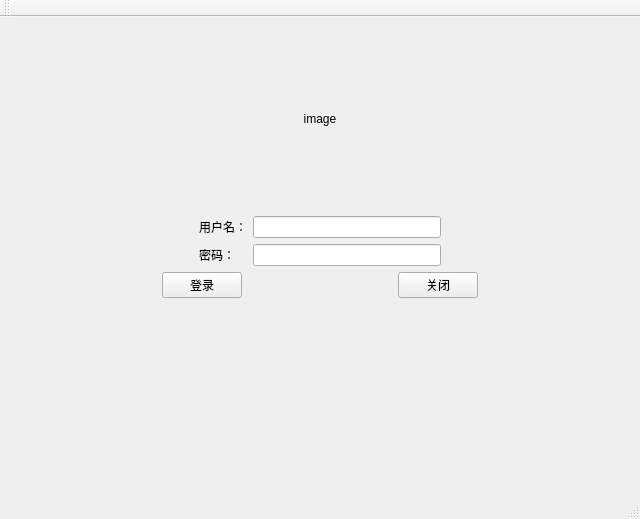
<?xml version="1.0" encoding="UTF-8"?>
<ui version="4.0">
 <class>MainWindow</class>
 <widget class="QMainWindow" name="MainWindow">
  <property name="geometry">
   <rect>
    <x>0</x>
    <y>0</y>
    <width>640</width>
    <height>519</height>
   </rect>
  </property>
  <property name="windowTitle">
   <string>MainWindow</string>
  </property>
  <widget class="QWidget" name="centralWidget">
   <layout class="QGridLayout" name="gridLayout_5">
    <item row="0" column="0">
     <layout class="QGridLayout" name="gridLayout_4">
      <item row="0" column="0">
       <spacer name="horizontalSpacer">
        <property name="orientation">
         <enum>Qt::Horizontal</enum>
        </property>
        <property name="sizeType">
         <enum>QSizePolicy::Fixed</enum>
        </property>
        <property name="sizeHint" stdset="0">
         <size>
          <width>90</width>
          <height>20</height>
         </size>
        </property>
       </spacer>
      </item>
      <item row="0" column="1">
       <widget class="QLabel" name="image_label">
        <property name="text">
         <string>image</string>
        </property>
        <property name="alignment">
         <set>Qt::AlignCenter</set>
        </property>
       </widget>
      </item>
      <item row="0" column="2">
       <spacer name="horizontalSpacer_2">
        <property name="orientation">
         <enum>Qt::Horizontal</enum>
        </property>
        <property name="sizeType">
         <enum>QSizePolicy::Fixed</enum>
        </property>
        <property name="sizeHint" stdset="0">
         <size>
          <width>90</width>
          <height>20</height>
         </size>
        </property>
       </spacer>
      </item>
     </layout>
    </item>
    <item row="1" column="0">
     <layout class="QGridLayout" name="gridLayout">
      <item row="0" column="0" rowspan="2">
       <spacer name="horizontalSpacer_3">
        <property name="orientation">
         <enum>Qt::Horizontal</enum>
        </property>
        <property name="sizeHint" stdset="0">
         <size>
          <width>106</width>
          <height>20</height>
         </size>
        </property>
       </spacer>
      </item>
      <item row="0" column="1">
       <widget class="QLabel" name="label">
        <property name="text">
         <string>用户名：</string>
        </property>
       </widget>
      </item>
      <item row="0" column="2">
       <widget class="QLineEdit" name="password"/>
      </item>
      <item row="0" column="3" rowspan="2">
       <spacer name="horizontalSpacer_4">
        <property name="orientation">
         <enum>Qt::Horizontal</enum>
        </property>
        <property name="sizeHint" stdset="0">
         <size>
          <width>40</width>
          <height>20</height>
         </size>
        </property>
       </spacer>
      </item>
      <item row="1" column="1">
       <widget class="QLabel" name="label_2">
        <property name="text">
         <string>密码：</string>
        </property>
       </widget>
      </item>
      <item row="1" column="2">
       <widget class="QLineEdit" name="user_name"/>
      </item>
     </layout>
    </item>
    <item row="2" column="0">
     <layout class="QGridLayout" name="gridLayout_2">
      <item row="0" column="0">
       <spacer name="horizontalSpacer_5">
        <property name="orientation">
         <enum>Qt::Horizontal</enum>
        </property>
        <property name="sizeHint" stdset="0">
         <size>
          <width>40</width>
          <height>20</height>
         </size>
        </property>
       </spacer>
      </item>
      <item row="0" column="1">
       <widget class="QPushButton" name="login">
        <property name="text">
         <string>登录</string>
        </property>
       </widget>
      </item>
      <item row="0" column="2">
       <spacer name="horizontalSpacer_6">
        <property name="orientation">
         <enum>Qt::Horizontal</enum>
        </property>
        <property name="sizeHint" stdset="0">
         <size>
          <width>40</width>
          <height>20</height>
         </size>
        </property>
       </spacer>
      </item>
      <item row="0" column="3">
       <widget class="QPushButton" name="close">
        <property name="text">
         <string>关闭</string>
        </property>
       </widget>
      </item>
      <item row="0" column="4">
       <spacer name="horizontalSpacer_7">
        <property name="orientation">
         <enum>Qt::Horizontal</enum>
        </property>
        <property name="sizeHint" stdset="0">
         <size>
          <width>78</width>
          <height>20</height>
         </size>
        </property>
       </spacer>
      </item>
     </layout>
    </item>
    <item row="3" column="0">
     <layout class="QGridLayout" name="gridLayout_3">
      <item row="0" column="0">
       <widget class="SmallWidget" name="widget" native="true"/>
      </item>
      <item row="0" column="1">
       <widget class="SmallWidget" name="widget_2" native="true"/>
      </item>
     </layout>
    </item>
   </layout>
  </widget>
  <widget class="QMenuBar" name="menuBar">
   <property name="geometry">
    <rect>
     <x>0</x>
     <y>0</y>
     <width>640</width>
     <height>23</height>
    </rect>
   </property>
  </widget>
  <widget class="QToolBar" name="mainToolBar">
   <attribute name="toolBarArea">
    <enum>TopToolBarArea</enum>
   </attribute>
   <attribute name="toolBarBreak">
    <bool>false</bool>
   </attribute>
  </widget>
  <widget class="QStatusBar" name="statusBar"/>
 </widget>
 <layoutdefault spacing="6" margin="11"/>
 <customwidgets>
  <customwidget>
   <class>SmallWidget</class>
   <extends>QWidget</extends>
   <header>smallwidget.h</header>
   <container>1</container>
  </customwidget>
 </customwidgets>
 <resources/>
 <connections/>
</ui>
